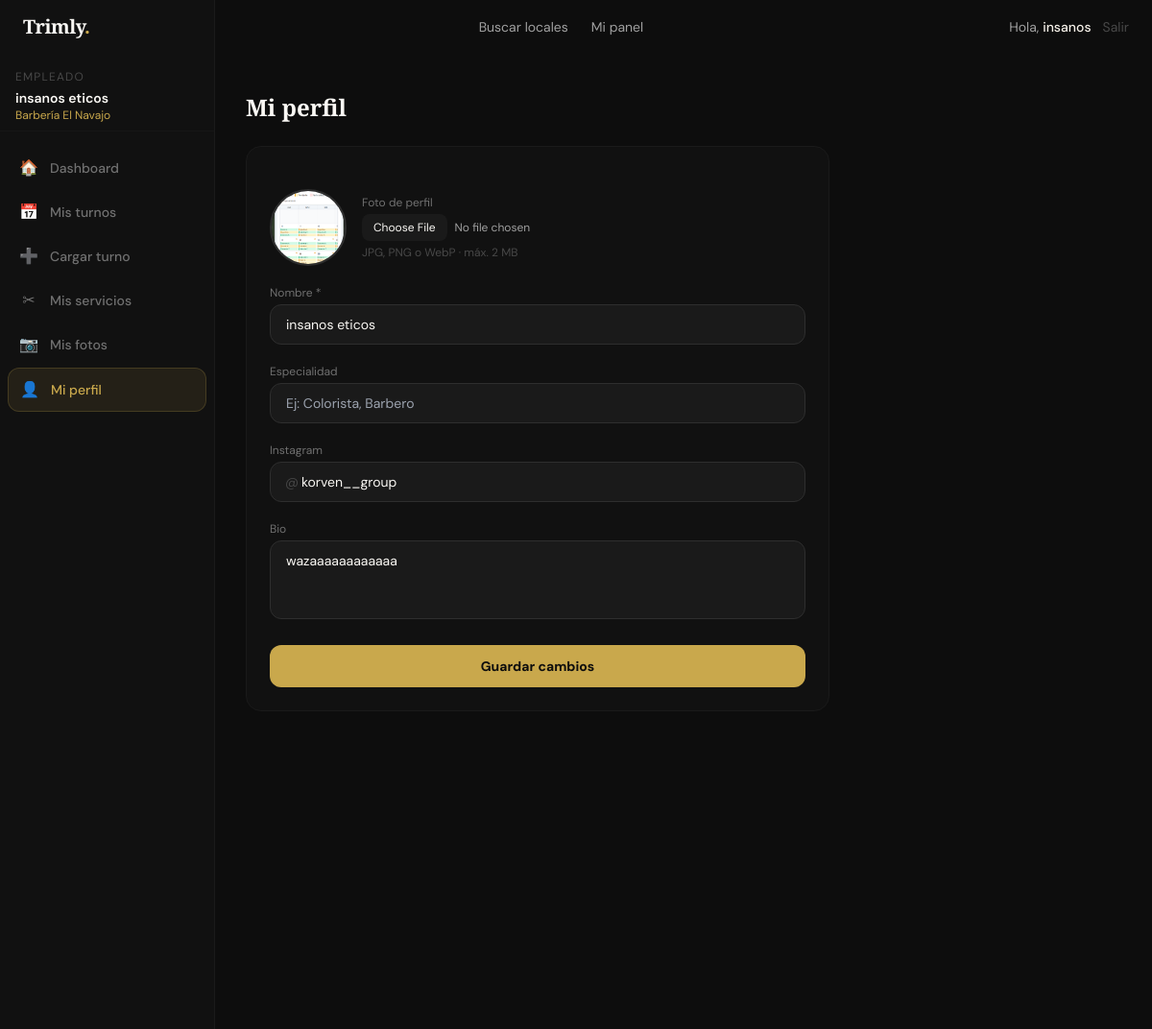
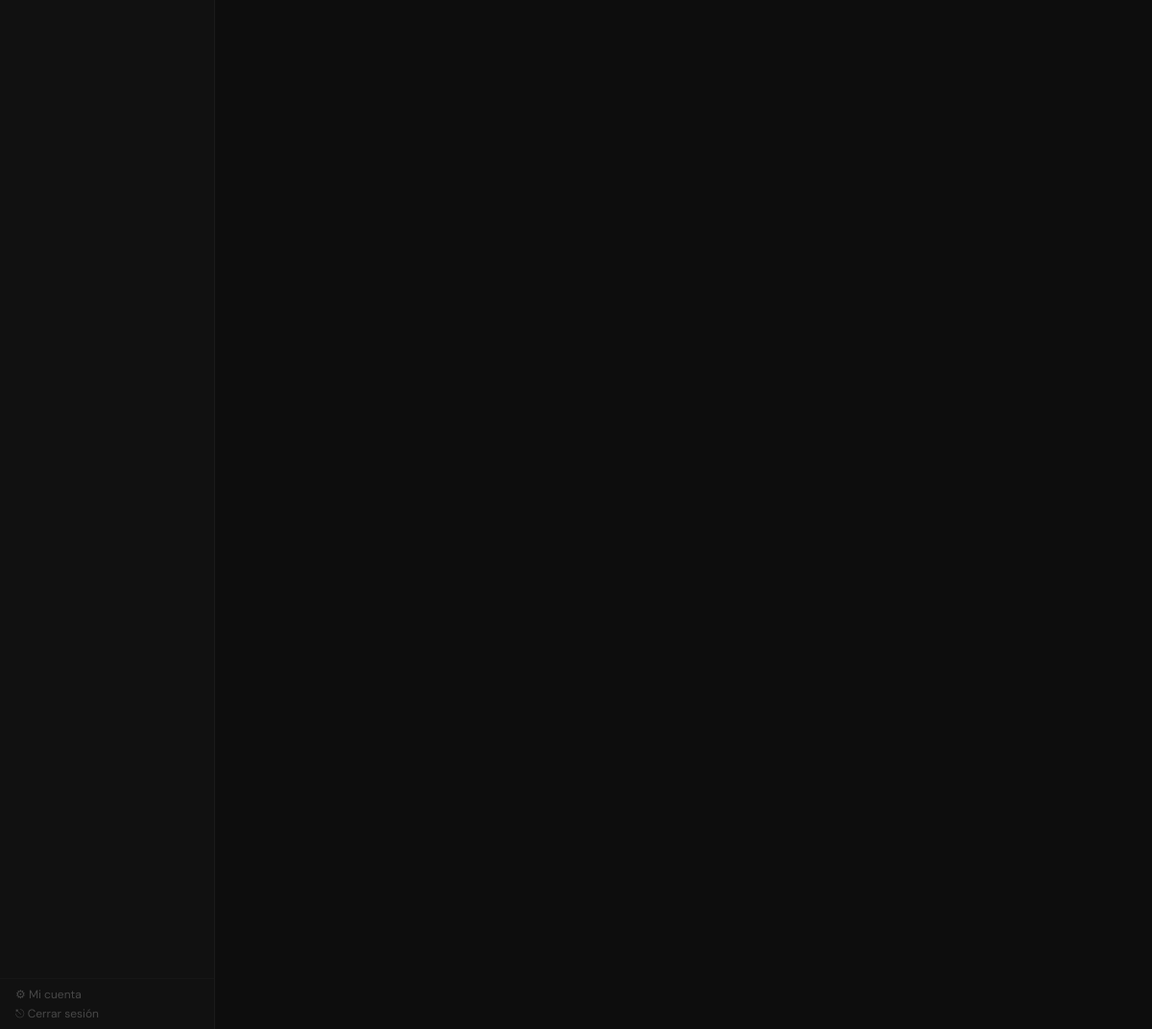
The page /trimly/mi-panel/perfil (signed in) on the database its author committed (2 pictures, top to bottom).
### tables this page shows
CREATE TABLE `employees` (
  `id` int UNSIGNED NOT NULL,
  `shop_id` int UNSIGNED NOT NULL,
  `user_id` int UNSIGNED DEFAULT NULL,
  `name` varchar(100) NOT NULL,
  `bio` text,
  `avatar` varchar(255) DEFAULT NULL,
  `specialty` varchar(150) DEFAULT NULL,
  `instagram` varchar(100) DEFAULT NULL,
  `status` enum('active','inactive') NOT NULL DEFAULT 'active',
  `sort_order` tinyint NOT NULL DEFAULT '0',
  `created_at` datetime NOT NULL DEFAULT CURRENT_TIMESTAMP,
  `updated_at` datetime NOT NULL DEFAULT CURRENT_TIMESTAMP ON UPDATE CURRENT_TIMESTAMP
);

CREATE TABLE `shops` (
  `id` int UNSIGNED NOT NULL,
  `owner_id` int UNSIGNED NOT NULL,
  `name` varchar(120) NOT NULL,
  `slug` varchar(130) NOT NULL,
  `type` enum('barbershop','salon','mixed','nails','spa','tattoo','makeup','other') NOT NULL DEFAULT 'barbershop',
  `target_audience` enum('men','women','unisex') NOT NULL DEFAULT 'unisex',
  `description` text,
  `specialties` varchar(500) DEFAULT NULL,
  `amenities` varchar(500) DEFAULT NULL,
  `phone` varchar(30) DEFAULT NULL,
  `email` varchar(150) DEFAULT NULL,
  `website` varchar(255) DEFAULT NULL,
  `instagram` varchar(100) DEFAULT NULL,
  `facebook` varchar(100) DEFAULT NULL,
  `whatsapp` varchar(30) DEFAULT NULL,
  `logo` varchar(255) DEFAULT NULL,
  `cover_image` varchar(255) DEFAULT NULL,
  `address` varchar(255) DEFAULT NULL,
  `city` varchar(100) DEFAULT NULL,
  `province` varchar(100) DEFAULT NULL,
  `country` varchar(80) NOT NULL DEFAULT 'Argentina',
  `postal_code` varchar(20) DEFAULT NULL,
  `latitude` decimal(10,7) DEFAULT NULL,
  `longitude` decimal(10,7) DEFAULT NULL,
  `currency` char(3) NOT NULL DEFAULT 'ARS',
  `rating_avg` decimal(3,2) NOT NULL DEFAULT '0.00',
  `rating_count` int UNSIGNED NOT NULL DEFAULT '0',
  `status` enum('pending','active','suspended','closed') NOT NULL DEFAULT 'pending',
  `plan` enum('free','pro','premium') NOT NULL DEFAULT 'free',
  `plan_expires` date DEFAULT NULL,
  `verified` tinyint(1) NOT NULL DEFAULT '0',
  `featured` tinyint(1) NOT NULL DEFAULT '0',
  `views_count` int UNSIGNED NOT NULL DEFAULT '0',
  `is_shadowbanned` tinyint(1) NOT NULL DEFAULT '0',
  `suspension_reason` varchar(500) DEFAULT NULL,
  `suspension_until` datetime DEFAULT NULL,
  `ban_reason` varchar(500) DEFAULT NULL,
  `created_at` datetime NOT NULL DEFAULT CURRENT_TIMESTAMP,
  `updated_at` datetime NOT NULL DEFAULT CURRENT_TIMESTAMP ON UPDATE CURRENT_TIMESTAMP,
  `suspension_public` tinyint(1) NOT NULL DEFAULT '1'
);

### app/Controllers/BaseController.php (called while the page is built, shortened)
<?php
abstract class BaseController
{
    protected function view(string $template, array $viewData = [], int $status = 200): void
    {
        require APP_PATH . '/Views/partials/layout.php';
    }
    protected function auth(): ?array
    {
        return $_SESSION['user'] ?? null;
    }
}

### app/Controllers/EmployeeDashController.php (called while the page is built, shortened)
<?php
class EmployeeDashController extends BaseController
{
    private function getEmployee(): array
    {
        $user     = $this->auth();
        $db       = \App\Models\Database::getInstance();
        $stmt     = $db->prepare('SELECT e.*, sh.name AS shop_name, sh.slug AS shop_slug, sh.currency,
                                   sh.status AS shop_status, sh.suspension_reason
                                   FROM employees e JOIN shops sh ON sh.id = e.shop_id
                                   WHERE e.user_id = ? AND e.status = "active" LIMIT 1');
        $stmt->execute([$user['id']]);
        $employee = $stmt->fetch();
        return $employee;
    }
    public function profile(): void
    {
        $emp = $this->getEmployee();
        $this->view('employee_dash/profile', [
            'pageTitle' => 'Mi perfil',
            'employee'  => $emp,
        ]);
    }
}

### index.php (called while the page is built, shortened)
<?php
$routes = require BASE_PATH . '/routes/web.php';
$method = $_SERVER['REQUEST_METHOD'];
$uri  = parse_url($_SERVER['REQUEST_URI'], PHP_URL_PATH);
$base = base_path();
if ($base && str_starts_with($uri, $base)) $uri = substr($uri, strlen($base));
$uri = rtrim($uri, '/') ?: '/';
$matched = null; $params = [];
foreach ($routes as [$rMethod, $pattern, $handler, $middleware]) {
    if (strtoupper($rMethod) !== $method) continue;
    $regex = str_contains($pattern, '{any}')
        ? str_replace('{any}', '(.*)', $pattern)
        : preg_replace('/\{[^}]+\}/', '([^/]+)', $pattern);
    $regex = '#^' . $regex . '$#u';
    if (preg_match($regex, $uri, $matches)) {
        preg_match_all('/\{([^}]+)\}/', $pattern, $paramNames);
        array_shift($matches);
        $params  = !empty($paramNames[1]) ? array_combine($paramNames[1], $matches) : [];
        $matched = [$handler, $middleware, $params];
        break;
    }
}
[$handler, $middleware, $params] = $matched;
[$controllerName, $actionName] = explode('@', $handler);
$controller = new $controllerClass();
$controller->$actionName(...array_values($params));

### app/Helpers/Helpers.php (called while the page is built, shortened)
<?php
function base_path(): string {
    static $base = null;
    if ($base === null) {
        $appUrl = rtrim(getenv('APP_URL') ?: 'http://localhost', '/');
        $parsed = parse_url($appUrl);
        $base   = rtrim($parsed['path'] ?? '', '/');
    }
    return $base;
}
function path(string $route = ''): string {
    return base_path() . '/' . ltrim($route, '/');
}
function upload_url(string $file): string {
    return path('uploads/' . ltrim($file, '/'));
}
function e(mixed $val): string {
    return htmlspecialchars((string)($val ?? ''), ENT_QUOTES | ENT_SUBSTITUTE, 'UTF-8');
}

### app/Views/employee_dash/profile.php (the view, shortened to what this page needs)
<div class="flex min-h-screen pt-16 pb-20 lg:pb-6">
  <?php require __DIR__ . '/partials/sidebar.php'; ?>
  <main class="flex-1 p-4 sm:p-6 lg:p-8 lg:ml-56 max-w-2xl">
    <h1 class="font-display text-2xl font-bold text-cream-light mb-6">Mi perfil</h1>
    <form method="POST" action="<?= path('/mi-panel/perfil') ?>" enctype="multipart/form-data"
          class="bg-ink-800 border border-ink-700 rounded-2xl p-5 sm:p-6 space-y-5">
      <div class="flex items-center gap-4">
        <?php if ($employee['avatar']): ?>
          <img src="<?= upload_url($employee['avatar']) ?>" alt="" class="w-20 h-20 rounded-full object-cover border-2 border-ink-600">
        <?php else: ?>
          <div class="w-20 h-20 rounded-full bg-ink-700 border-2 border-ink-600 flex items-center justify-center text-3xl text-ink-400">
            <?= mb_strtoupper(mb_substr($employee['name'],0,1)) ?>
          </div>
        <?php endif; ?>
        <div>
          <label class="block text-xs text-ink-400 mb-1">Foto de perfil</label>
          <input type="file" name="avatar" accept="image/*"
                 class="text-xs text-ink-300 file:mr-2 file:py-1.5 file:px-3 file:rounded-lg file:border-0 file:text-xs file:bg-ink-700 file:text-cream-light hover:file:bg-ink-600 cursor-pointer">
          <p class="text-xs text-ink-500 mt-1">JPG, PNG o WebP · máx. 2 MB</p>
        </div>
      </div>
      <div>
        <label class="block text-xs text-ink-400 mb-1">Nombre *</label>
        <input type="text" name="name" value="<?= e($employee['name']) ?>" required
               class="input-gold w-full bg-ink-700 border border-ink-600 rounded-xl px-4 py-2.5 text-sm text-cream-light focus:outline-none">
      </div>
      <div>
        <label class="block text-xs text-ink-400 mb-1">Especialidad</label>
        <input type="text" name="specialty" value="<?= e($employee['specialty'] ?? '') ?>"
               placeholder="Ej: Colorista, Barbero"
               class="input-gold w-full bg-ink-700 border border-ink-600 rounded-xl px-4 py-2.5 text-sm text-cream-light focus:outline-none">
      </div>
      <div>
        <label class="block text-xs text-ink-400 mb-1">Instagram</label>
        <div class="relative">
          <span class="absolute left-4 top-1/2 -translate-y-1/2 text-ink-500 text-sm">@</span>
          <input type="text" name="instagram" value="<?= e($employee['instagram'] ?? '') ?>"
                 placeholder="usuario"
                 class="input-gold w-full bg-ink-700 border border-ink-600 rounded-xl pl-8 pr-4 py-2.5 text-sm text-cream-light focus:outline-none">
        </div>
      </div>
      <div>
        <label class="block text-xs text-ink-400 mb-1">Bio</label>
        <textarea name="bio" rows="3" placeholder="Contá un poco sobre vos…"
                  class="input-gold w-full bg-ink-700 border border-ink-600 rounded-xl px-4 py-2.5 text-sm text-cream-light resize-none focus:outline-none"><?= e($employee['bio'] ?? '') ?></textarea>
      </div>
      <button type="submit" class="w-full bg-gold hover:bg-gold-500 text-ink-900 font-bold py-3 rounded-xl text-sm transition-colors">
        Guardar cambios
      </button>
    </form>
  </main>
</div>

### app/Views/partials/header.php (shortened to what this page needs)
<?php
$user     = $_SESSION['user'] ?? null;
$role     = $user['role'] ?? null;
$isAdmin  = $role === 'superadmin';
$isEmployee = $role === 'employee';
?>
<header class="fixed top-0 left-0 right-0 z-50" style="left:0;right:0;width:100%">
  <div id="hdr" class="transition-all duration-300 border-b border-transparent">
    <div class="w-full px-4 sm:px-6">
      <div class="flex items-center justify-between h-14">
        <a href="<?= path('/') ?>" class="flex items-center shrink-0 mr-6">
          <span class="font-display font-bold text-xl text-cream-light tracking-tight">Trimly<span class="text-gold">.</span></span>
        </a>
        <nav class="hidden md:flex items-center gap-6">
          <?php if($isAdmin): ?>
            <a href="<?= path('/admin') ?>" class="nav-link text-sm font-semibold text-gold">Panel Admin</a>
            <a href="<?= path('/admin/locales') ?>" class="nav-link text-sm text-ink-300 hover:text-cream transition-colors">Locales</a>
            <a href="<?= path('/admin/usuarios') ?>" class="nav-link text-sm text-ink-300 hover:text-cream transition-colors">Usuarios</a>
          <?php else: ?>
            <a href="<?= path('/buscar') ?>" class="nav-link text-sm text-ink-300 hover:text-cream transition-colors">Buscar locales</a>
            <?php if($isEmployee): ?><a href="<?= path('/mi-panel') ?>" class="nav-link text-sm text-ink-300 hover:text-cream transition-colors">Mi panel</a><?php endif; ?>
          <?php endif; ?>
        </nav>
        <div class="hidden md:flex items-center gap-3">
          <?php if($user): ?>
            <span class="text-sm text-ink-300">Hola, <span class="text-cream font-medium"><?= e(explode(' ',$user['name'])[0]) ?></span>
            </span>
            <a href="<?= path('/logout') ?>" class="text-sm text-ink-500 hover:text-ink-200 transition-colors">Salir</a>
          <?php endif; ?>
        </div>
      </div>
    </div>
  </div>
</header>

### app/Views/employee_dash/partials/sidebar.php (shortened to what this page needs)
<?php
$user = $_SESSION['user'] ?? [];
$currentPath = parse_url($_SERVER['REQUEST_URI'], PHP_URL_PATH);
$base = base_path();
$nav = [
    '/mi-panel'           => ['🏠', 'Dashboard'],
    '/mi-panel/turnos'    => ['📅', 'Mis turnos'],
    '/mi-panel/nuevo-turno' => ['➕', 'Cargar turno'],
    '/mi-panel/servicios' => ['✂', 'Mis servicios'],
    '/mi-panel/fotos'     => ['📷', 'Mis fotos'],
    '/mi-panel/perfil'    => ['👤', 'Mi perfil'],
];
?>
<aside class="w-56 shrink-0 bg-ink-800 border-r border-ink-700 min-h-screen fixed top-0 left-0 pt-16 z-20 hidden lg:flex flex-col">
  <div class="px-4 py-2 border-b border-ink-700/60">
    <p class="text-xs text-ink-500 uppercase tracking-widest mb-1">Empleado</p>
    <p class="font-semibold text-cream-light text-sm truncate"><?= e($employee['name'] ?? $user['name'] ?? '') ?></p>
    <p class="text-xs text-gold truncate"><?= e($employee['shop_name'] ?? '') ?></p>
  </div>
  <nav class="flex-1 px-2 py-4 space-y-0.5">
    <?php foreach ($nav as $path => [$icon, $label]): ?>
    <?php $active = str_starts_with($currentPath, $base . $path) && ($path === '/mi-panel' ? $currentPath === $base . '/mi-panel' : true); ?>
    <a href="<?= path($path) ?>"
       class="flex items-center gap-3 px-3 py-2.5 rounded-xl text-sm font-medium transition-all
              <?= $active ? 'bg-gold/10 text-gold border border-gold/20' : 'text-ink-400 hover:text-cream-light hover:bg-ink-700/50' ?>">
      <span class="text-base w-5 text-center"><?= $icon ?></span>
      <?= $label ?>
    </a>
    <?php endforeach; ?>
  </nav>
  <div class="px-4 py-2 border-t border-ink-700/60 space-y-1">
    <a href="<?= path('/cuenta/contrasena') ?>" class="block text-xs text-ink-500 hover:text-gold transition-colors">⚙ Mi cuenta</a>
    <a href="<?= path('/logout') ?>" class="block text-xs text-ink-500 hover:text-red-400 transition-colors">⎋ Cerrar sesión</a>
  </div>
</aside>

### app/Views/partials/layout.php (style rules this page uses)
.nav-link { position:relative; }
.nav-link::after { content:'';position:absolute;bottom:-2px;left:0;width:0;height:1px;background:#C9A84C;transition:width .3s ease; }

### rows shown on the page
employees: name "insanos", name "insanos eticos", shop.name "Barbería El Navajo", avatar (picture), instagram "korven__group", bio "wazaaaaaaaaaaaa"

### other values the page prints
$icon "🏠"
$label "Dashboard"
$icon "📅"
$label "Mis turnos"
$icon "➕"
$label "Cargar turno"
$icon "✂"
$label "Mis servicios"
$icon "📷"
$label "Mis fotos"
$icon "👤"
$label "Mi perfil"
